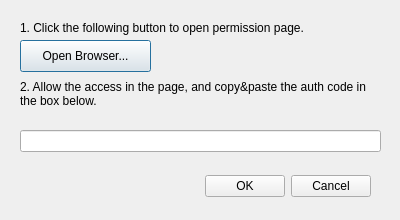
<?xml version="1.0" encoding="UTF-8"?>
<!--
 Copyright 2010-2013, Google Inc.
 All rights reserved.

 Redistribution and use in source and binary forms, with or without
 modification, are permitted provided that the following conditions are
 met:

     * Redistributions of source code must retain the above copyright
 notice, this list of conditions and the following disclaimer.
     * Redistributions in binary form must reproduce the above
 copyright notice, this list of conditions and the following disclaimer
 in the documentation and/or other materials provided with the
 distribution.
     * Neither the name of Google Inc. nor the names of its
 contributors may be used to endorse or promote products derived from
 this software without specific prior written permission.

 THIS SOFTWARE IS PROVIDED BY THE COPYRIGHT HOLDERS AND CONTRIBUTORS
 "AS IS" AND ANY EXPRESS OR IMPLIED WARRANTIES, INCLUDING, BUT NOT
 LIMITED TO, THE IMPLIED WARRANTIES OF MERCHANTABILITY AND FITNESS FOR
 A PARTICULAR PURPOSE ARE DISCLAIMED. IN NO EVENT SHALL THE COPYRIGHT
 OWNER OR CONTRIBUTORS BE LIABLE FOR ANY DIRECT, INDIRECT, INCIDENTAL,
 SPECIAL, EXEMPLARY, OR CONSEQUENTIAL DAMAGES (INCLUDING, BUT NOT
 LIMITED TO, PROCUREMENT OF SUBSTITUTE GOODS OR SERVICES; LOSS OF USE,
 DATA, OR PROFITS; OR BUSINESS INTERRUPTION) HOWEVER CAUSED AND ON ANY
 THEORY OF LIABILITY, WHETHER IN CONTRACT, STRICT LIABILITY, OR TORT
 (INCLUDING NEGLIGENCE OR OTHERWISE) ARISING IN ANY WAY OUT OF THE USE
 OF THIS SOFTWARE, EVEN IF ADVISED OF THE POSSIBILITY OF SUCH DAMAGE.
-->
<ui version="4.0">
 <class>AuthDialog</class>
 <widget class="QDialog" name="AuthDialog">
  <property name="geometry">
   <rect>
    <x>0</x>
    <y>0</y>
    <width>400</width>
    <height>220</height>
   </rect>
  </property>
  <property name="sizePolicy">
   <sizepolicy hsizetype="Fixed" vsizetype="Fixed">
    <horstretch>0</horstretch>
    <verstretch>0</verstretch>
   </sizepolicy>
  </property>
  <property name="minimumSize">
   <size>
    <width>400</width>
    <height>220</height>
   </size>
  </property>
  <property name="maximumSize">
   <size>
    <width>400</width>
    <height>220</height>
   </size>
  </property>
  <property name="windowTitle">
   <string>Get Auth code</string>
  </property>
  <widget class="QDialogButtonBox" name="buttonBox">
   <property name="geometry">
    <rect>
     <x>30</x>
     <y>170</y>
     <width>341</width>
     <height>32</height>
    </rect>
   </property>
   <property name="sizePolicy">
    <sizepolicy hsizetype="Fixed" vsizetype="Fixed">
     <horstretch>0</horstretch>
     <verstretch>0</verstretch>
    </sizepolicy>
   </property>
   <property name="minimumSize">
    <size>
     <width>341</width>
     <height>32</height>
    </size>
   </property>
   <property name="maximumSize">
    <size>
     <width>341</width>
     <height>32</height>
    </size>
   </property>
   <property name="orientation">
    <enum>Qt::Horizontal</enum>
   </property>
   <property name="standardButtons">
    <set>QDialogButtonBox::Cancel|QDialogButtonBox::Ok</set>
   </property>
  </widget>
  <widget class="QLabel" name="label">
   <property name="geometry">
    <rect>
     <x>20</x>
     <y>20</y>
     <width>361</width>
     <height>16</height>
    </rect>
   </property>
   <property name="text">
    <string>1. Click the following button to open permission page.</string>
   </property>
  </widget>
  <widget class="QLabel" name="label_2">
   <property name="geometry">
    <rect>
     <x>20</x>
     <y>80</y>
     <width>361</width>
     <height>41</height>
    </rect>
   </property>
   <property name="text">
    <string>2. Allow the access in the page, and copy&amp;paste the auth code in the box below.</string>
   </property>
   <property name="alignment">
    <set>Qt::AlignLeading|Qt::AlignLeft|Qt::AlignTop</set>
   </property>
   <property name="wordWrap">
    <bool>true</bool>
   </property>
  </widget>
  <widget class="QLineEdit" name="authCodeLineEdit">
   <property name="enabled">
    <bool>true</bool>
   </property>
   <property name="geometry">
    <rect>
     <x>20</x>
     <y>130</y>
     <width>361</width>
     <height>22</height>
    </rect>
   </property>
  </widget>
  <widget class="QPushButton" name="openBrowserButton">
   <property name="geometry">
    <rect>
     <x>20</x>
     <y>40</y>
     <width>131</width>
     <height>32</height>
    </rect>
   </property>
   <property name="text">
    <string>Open Browser...</string>
   </property>
   <property name="default">
    <bool>true</bool>
   </property>
   <property name="flat">
    <bool>false</bool>
   </property>
  </widget>
 </widget>
 <resources/>
 <connections>
  <connection>
   <sender>buttonBox</sender>
   <signal>accepted()</signal>
   <receiver>AuthDialog</receiver>
   <slot>accept()</slot>
   <hints>
    <hint type="sourcelabel">
     <x>248</x>
     <y>254</y>
    </hint>
    <hint type="destinationlabel">
     <x>157</x>
     <y>274</y>
    </hint>
   </hints>
  </connection>
  <connection>
   <sender>buttonBox</sender>
   <signal>rejected()</signal>
   <receiver>AuthDialog</receiver>
   <slot>reject()</slot>
   <hints>
    <hint type="sourcelabel">
     <x>316</x>
     <y>260</y>
    </hint>
    <hint type="destinationlabel">
     <x>286</x>
     <y>274</y>
    </hint>
   </hints>
  </connection>
 </connections>
</ui>
